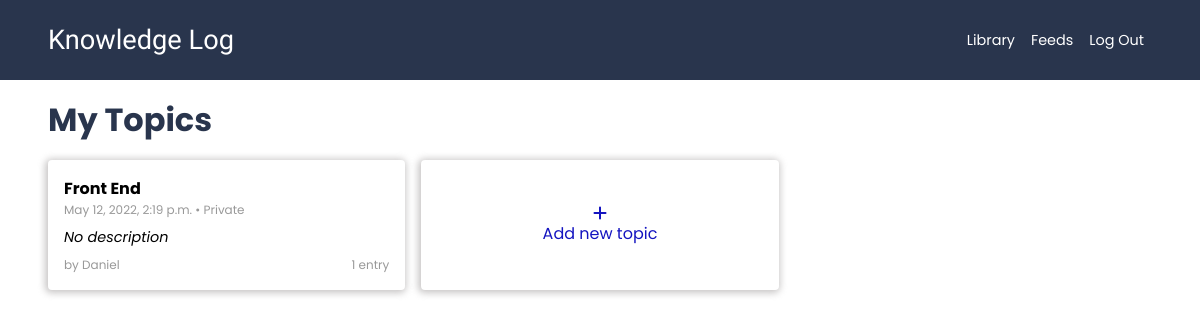
Screenshot of /topics/ (signed in) with the database file from the repository.
### logs/models.py (models this page shows)
class Topic(models.Model):
    topic=models.CharField(max_length=100)
    description=models.TextField(blank=True, default='')
    date_added= models.DateTimeField(auto_now_add=True)
    owner=models.ForeignKey(User, on_delete=models.CASCADE)
    public=models.BooleanField(default=False)
    def __str__(self):
        return self.topic

### logs/views.py (the view)
# urls.py: path('topics/', views.topics, name='topics'),
@login_required
def topics(request):
    topics = Topic.objects.filter(owner=request.user).order_by('date_added')
    topic_entries = dict()
    for topic in topics:
        entries = topic.entry_set.count()
        topic_entries[topic] = entries
    return render(request, 'logs/topics.html', {'topic_entries': topic_entries, 'topics': topics})

### logs/templatetags/filter.py (called while the page is built)
@register.filter
def key(value, arg):
    if int(value[arg]) < 1:
        return 'No entries'
    elif int(value[arg]) < 2:
        return "1 entry"
    else:
        return str(value[arg])+' entries'

### templates/logs/topics.html
{% extends "logs/base.html" %}
{% load filter %}
{% block content %}
<main class="public-topics topics">
    <h1>My Topics</h1>
    <ul>
        {% for topic in topics %}
        <li>
            <a href="{% url 'logs:topic' topic.id %}" class="topic-item">
                <header>
                    <h4>{{topic}}</h4>
                </header>
                <div class="meta-data">
                    <span>{{topic.date_added}}</span>
                    <span class="dot">•</span>
                    {% if topic.public is True %}
                    <span>Public</span>
                    {%else%}
                    <span>Private</span>
                    {%endif%}
                </div>
                <div class="description">
                    {% if topic.description %}
                    <p>{{ topic.description }}</p>
                    {% else %}
                    <em>No description</em>
                    {% endif %}
                </div>
                <div class="footer">
                    <p class="author">by {{topic.owner}}</p>
                    <p>{{topic_entries|key:topic}}</p>
                </div>
            </a>
        </li>
        {% empty %}
        <li>No topics have been added yet.</li>
        {% endfor %}
        <li>
            <a href="{% url 'logs:new_topic'%}" class="add-new-card">
                <i class="fas fa-plus"></i>
                <span>Add new topic</span>
            </a>
        </li>
    </ul>
</main>
{% endblock content %}

### static/css/index.css (style rules this page uses)
*, *::after, *::before { margin: 0; padding: 0; box-sizing: border-box; }
:root { --base-color: #29354d; }
body { font-family: 'Poppins', sans-serif; min-height: 100vh; }
main { height: 90vh; padding: 1rem 3rem; }

### static/css/dashboard.css (style rules this page uses)
.topics { margin-bottom: 1rem; height: unset; }
.topics h1 { color: var(--base-color); }
.topics ul { display: grid; grid-template-columns: repeat(auto-fill, minmax(300px, 1fr)); gap: 1rem; margin: 1rem 0; }
.topics ul li { box-shadow: 0px 0px 0px #cccccc3a; box-shadow: -1px 1px 7px 2px rgba(181, 179, 179, 0.75); list-style: none; border-radius: 4px; }
.topics li .topic-item { text-decoration: none; color: #000; padding: 1rem; display: block; }
.topics li .add-new-card { display: flex; width: 100%; height: 100%; flex-direction: column; justify-content: center; align-items: center; color: rgb(20, 20, 192); text-decoration: none; }
.topics li .topic-item h4 { text-transform: capitalize; }
.topics li .topic-item .meta-data, .topics li .topic-item .footer { font-size: .75rem; color: #999; }
.topics li .description { margin: .5rem 0; font-size: .9rem; }
.topics li .topic-item .footer { display: flex; justify-content: space-between; align-items: center; }

### rows the page displays
Topic: topic "Front End", date_added "May 12, 2022, 2:19 p.m.", public "Private", description "No description", owner "Daniel", id "1 entry"
